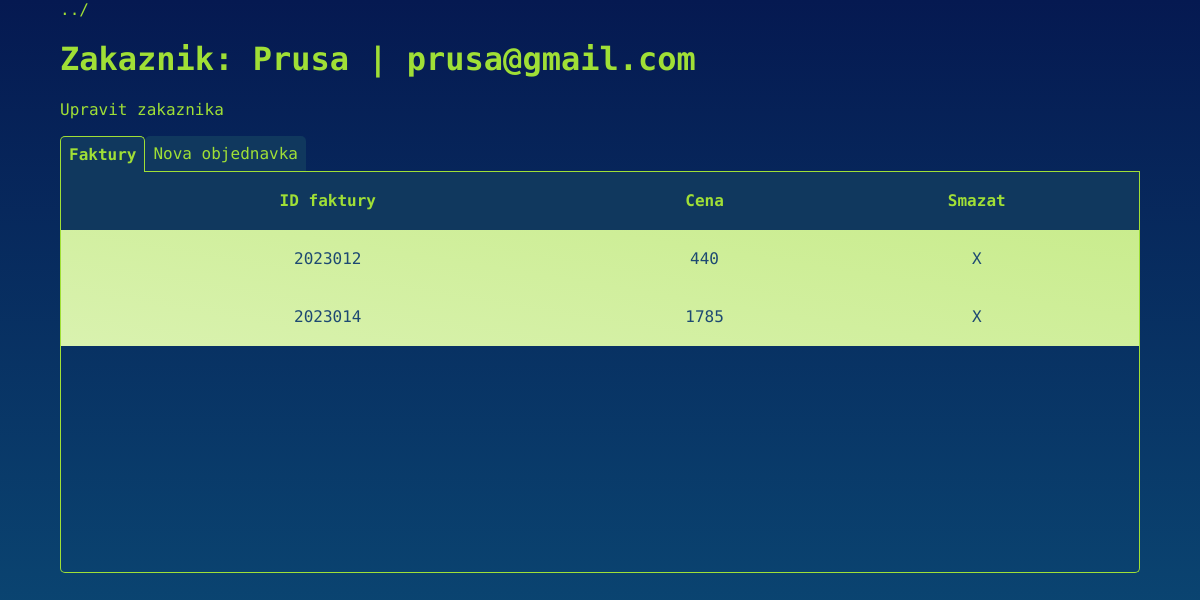
Before: /zakaznik.php?id=2 with the older database file.
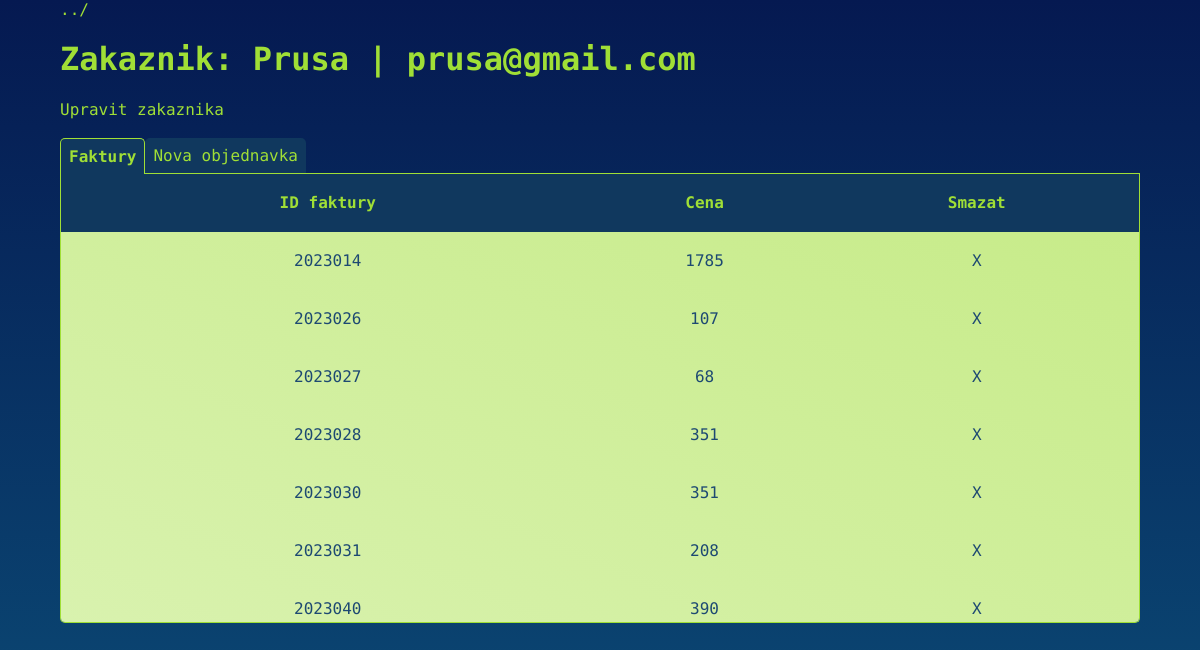
After: the same page with the newer database file.
### tables this page shows
CREATE TABLE `zakaznik` (
  `id_zak` int NOT NULL AUTO_INCREMENT,
  `jmeno` varchar(32) NOT NULL,
  `email` varchar(64) NOT NULL,
  PRIMARY KEY (`id_zak`)
);

CREATE TABLE `faktura` (
  `id_fak` int NOT NULL AUTO_INCREMENT,
  `zakaznik_id` int NOT NULL,
  `cena_fak` int NOT NULL,
  `datum` int NOT NULL,
  PRIMARY KEY (`id_fak`),
  KEY `zakaznik_id` (`zakaznik_id`),
  CONSTRAINT `faktura_ibfk_1` FOREIGN KEY (`zakaznik_id`) REFERENCES `zakaznik` (`id_zak`)
);

### inc/functions.php (called while the page is built, shortened)
<?php
    function zakaznik_faktura($pdo, $id) {
        $query = "SELECT
            jmeno, email, id_fak, cena_fak, datum, id_zak
            FROM zakaznik
            LEFT JOIN faktura ON id_zak = zakaznik_id
            WHERE id_zak = $id";
        $stmt = $pdo->prepare($query);
        $stmt->execute();
        $results = $stmt->fetchall(PDO::FETCH_ASSOC);
        if ($results) {
            return $results;
        }
        return false;
    }
    function permissions($role_id) {
        switch ($role_id) {
            case 0:
                return "all";
        }
    }

### zakaznik.php (the view, shortened to what this page needs)
<?php
require_once("inc/dbh.inc.php");
require_once("inc/functions.php");
if (isset($_GET["id"])) {
    $id = $_GET["id"];
    $zakaznik_faktura = zakaznik_faktura($conn, $id);
} else {
    header("Location: index.php");
}
$user_permissions = permissions($_SESSION["role"]);
?>
<body>
    <div class="container">
        <a href="index.php">../</a>
        <h1>Zakaznik: <?php echo $zakaznik_faktura[0]["jmeno"] . " | " . $zakaznik_faktura[0]["email"] ?></h1>
        <?php if ($user_permissions == "all") { ?>
        <a href=<?php echo "upravzakaznika.php?id=$id" ?>>Upravit zakaznika</a>
        <?php } ?>
        <nav>
            <span class="navigace <?php
                if (!isset($_GET["orderzboziby"])) {echo "active";};
             ?>" data-target="faktury">Faktury</span>
            <span class="navigace <?php
                if (isset($_GET["orderzboziby"])) {echo "active";};
             ?>" data-target="nova_o">Nova objednavka</span>
        </nav>
        <main>
            <div class="karta <?php
                if (!isset($_GET["orderzboziby"])) {echo "active";};
             ?>" id="faktury">
                <div class="table-container">
                    <?php
                        if (!empty($zakaznik_faktura[0]["id_fak"])) {
                            ?>
                        <table>
                            <thead>
                                <th>ID faktury</th>
                                <th>Cena</th>
                                <th>Smazat</th>
                            </thead>
                            <tbody>
                            <?php
                                foreach ($zakaznik_faktura as $objednavka) {
                                    ?>
                                    <tr>
                                        <td>
                                            <a href='faktura.php?id=<?php echo $objednavka["id_fak"] ?>'>
                                                <?php echo $objednavka["id_fak"] ?>
                                            </a>
                                        </td>
                                        <td> <?php echo $objednavka["cena_fak"] ?></td>
                                        <?php if ($user_permissions == "all") { ?>
                                        <td><a href='inc/smaz_fakturu.inc.php?id=<?php echo $objednavka["id_fak"] . "&id_z=" . $zakaznik_faktura[0]["id_zak"] ?> '>X</a></td>
                                        <?php } ?>
                                    </tr>
                                <?php } ?>
                            </tbody>
                        </table>
                        <?php
                            } else {
                                echo "Zakaznik nema zadne faktury";
                            }
                        ?>
                </div>
            </div>
        </main>
    </div>
</body>
</html>

### public/css/main.css (style rules this page uses)
html { height: 100vh; }
body { background-color: #1D4972 ; background-image: linear-gradient(#051951, #0c527b); color: #A0DF36; margin: 0; font-family: 'Roboto Mono', monospace; }
a { text-decoration: none; color: inherit; transition: all 0.2s; }
nav { margin-top: 2vh; margin-bottom: 0; display: flex; flex-direction: row; border-bottom: solid 1px; }
nav span { cursor: pointer; display: inline-block; padding: 0.5rem; background-color: #10385e; border-bottom: solid 1px; border-radius: 5px 5px 0 0; transform: translateY(1px); }
nav span.active { border-bottom: none; border: solid 1px; border-color: #A0DF36; border-bottom: none; color: #A0DF36; font-weight: bold; }
.karta { display: none; }
.table-container { border: solid 1px; border-top: none; border-radius: 0 0 5px 5px; height: 50vh; overflow: auto; }
.karta.active { display: block; }
.container { width: 90%; margin: auto; }
table { width: 100%; border-collapse: collapse; background-image: linear-gradient(to bottom left, #C6EB87, #D9F2AF); }
th, td { line-height: 3.5em; text-align: center; }
th { background-color: #10385e; color: #A0DF36; }
tr { transition: all 0.2s; color: #1D4972; }
tbody a { display: block; width: 100%; height: 100%; }

Changed rows visible on the page:
removed faktura: id_fak "2023012", cena_fak "440"
added faktura: id_fak "2023026", cena_fak "107"
added faktura: id_fak "2023027", cena_fak "68"
added faktura: id_fak "2023028", cena_fak "351"
added faktura: id_fak "2023030", cena_fak "351"
added faktura: id_fak "2023031", cena_fak "208"
added faktura: id_fak "2023040", cena_fak "390"
